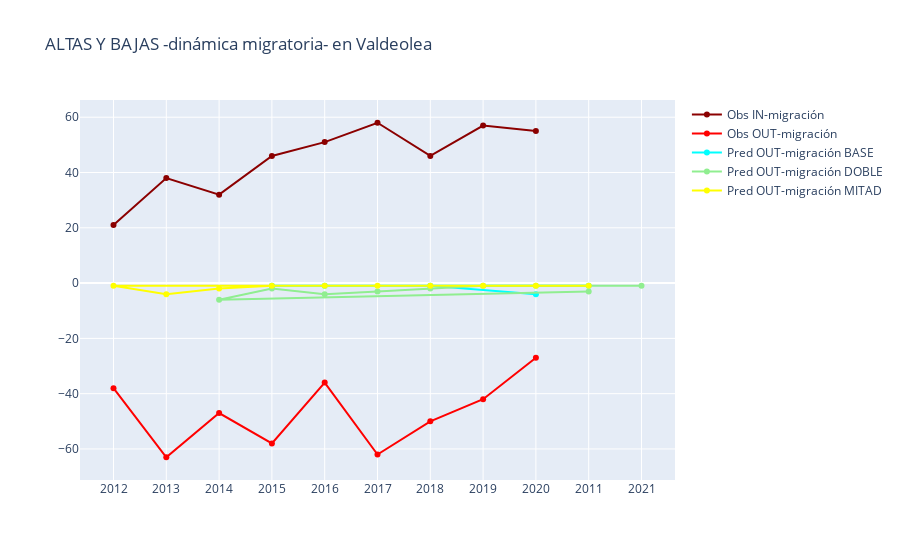

The code cell stored with this chart in its notebook:
### Code cell
plotter(df_18_in, df_18_out,
        df_19_in, df_19_out,
        df_20_in, df_20_out,
        "39092", "Valdeolea")

### Figure 1 — Plotly figure (JSON) as saved in the notebook; plotly's stock layout.template omitted (floating-point values rounded to 4 significant figures)
{"data": [{"marker": {"color": "darkred"}, "mode": "lines+markers", "name": "Obs IN-migración", "showlegend": true, "type": "scatter", "x": ["2012", "2013", "2014", "2015", "2016", "2017", "2018", "2019", "2020"], "y": [21, 38, 32, 46, 51, 58, 46, 57, 55]}, {"marker": {"color": "red"}, "mode": "lines+markers", "name": "Obs OUT-migración", "showlegend": true, "type": "scatter", "x": ["2012", "2013", "2014", "2015", "2016", "2017", "2018", "2019", "2020"], "y": [-38, -63, -47, -58, -36, -62, -50, -42, -27]}, {"marker": {"color": "blue"}, "mode": "lines+markers", "name": "Pred IN-migración BASE", "showlegend": true, "type": "scatter", "x": [], "y": []}, {"marker": {"color": "cyan"}, "mode": "lines+markers", "name": "Pred OUT-migración BASE", "showlegend": true, "type": "scatter", "x": [2011, 2015, 2016, 2018, 2020], "y": [-1, -1, -1, -1, -4]}, {"marker": {"color": "green"}, "mode": "lines+markers", "name": "Pred IN-migración DOBLE", "showlegend": true, "type": "scatter", "x": [], "y": []}, {"marker": {"color": "lightgreen"}, "mode": "lines+markers", "name": "Pred OUT-migración DOBLE", "showlegend": true, "type": "scatter", "x": [2011, 2014, 2015, 2016, 2017, 2018, 2019, 2020, 2021], "y": [-3, -6, -2, -4, -3, -2, -1, -1, -1]}, {"marker": {"color": "gold"}, "mode": "lines+markers", "name": "Pred IN-migración MITAD", "showlegend": true, "type": "scatter", "x": [], "y": []}, {"marker": {"color": "yellow"}, "mode": "lines+markers", "name": "Pred OUT-migración MITAD", "showlegend": true, "type": "scatter", "x": [2011, 2012, 2013, 2014, 2015, 2016, 2017, 2018, 2019, 2020], "y": [-1, -1, -4, -2, -1, -1, -1, -1, -1, -1]}], "layout": {"title": {"text": "ALTAS Y BAJAS -dinámica migratoria- en Valdeolea"}}}
